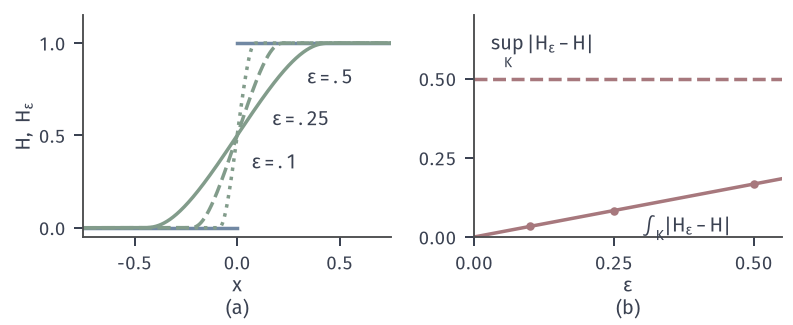

Write Python code to recreate this figure.
from pathlib import Path
import sys
ROOT = next(p for p in Path(__file__).resolve().parents if (p/'build.sh').is_file() and (p/'tex/book.tex').is_file())
sys.path.insert(0, str(ROOT/'figures/00-shared/mathematical-preliminaries-upper/00-shared/comprehension-figures'))
from support import figure, save, BLUE, GREEN, YELLOW, RED, PURPLE, INK, MUTED, GRID, BLUE_FILL, GREEN_FILL, YELLOW_FILL, RED_FILL, PURPLE_FILL
import numpy as np

def bump(t):
    """psi(t)=exp(-1/(1-t^2)) on |t|<1 and 0 elsewhere."""
    t = np.asarray(t, float); out = np.zeros_like(t); m = np.abs(t) < 1
    out[m] = np.exp(-1/(1-t[m]**2)); return out
C1 = 0.44399381623014  # integral of psi over [-1,1]
def rho(t, eps=1.0):
    """1-D mollifier rho_eps(t)=rho(t/eps)/eps."""
    return bump(np.asarray(t, float)/eps)/C1/eps
def mollify(fun, x, eps, n=4001):
    """f_eps(x)=int rho_eps(z) f(x-z) dz by the midpoint rule on [-eps,eps]."""
    z = (np.arange(n)+.5)/n*2*eps-eps; dz = 2*eps/n
    return np.array([np.sum(rho(z, eps)*fun(xi-z))*dz for xi in np.atleast_1d(x)])
def letters(fig, axes, y=.02):
    for ax, s in zip(axes, ['(a)', '(b)', '(c)']):
        p = ax.get_position(); fig.text((p.x0+p.x1)/2, y, s, ha='center', va='bottom')
M1 = 0.33445399770994083  # int |u| rho(u) du
fig, axes = figure(width_mm=112, height_mm=46, ncols=2)
fig.set_layout_engine(None); fig.subplots_adjust(left=.105, right=.985, top=.95, bottom=.27, wspace=.27)
H = lambda t: (np.asarray(t) > 0).astype(float)
a = axes[0]; x = np.linspace(-.75, .75, 601)
a.plot([-.75, 0], [0, 0], color=BLUE, lw=1.4); a.plot([0, .75], [1, 1], color=BLUE, lw=1.4)
for e, ls in zip([.5, .25, .1], ['-', '--', ':']):
    a.plot(x, mollify(H, x, e), color=GREEN, lw=1.4, ls=ls)
a.text(.34, .78, r'$\varepsilon=.5$', ha='left'); a.text(.17, .55, r'$\varepsilon=.25$', ha='left'); a.text(.07, .32, r'$\varepsilon=.1$', ha='left')
a.set_xlim(-.75, .75); a.set_ylim(-.05, 1.15); a.set_xticks([-.5, 0, .5]); a.set_yticks([0, .5, 1]); a.set_xlabel('$x$', labelpad=1); a.set_ylabel(r'$H,\ H_\varepsilon$', labelpad=2)
b = axes[1]; e = np.linspace(0, .55, 200)
b.plot(e, .5*np.ones_like(e), color=RED, lw=1.4, ls='--'); b.plot(e, M1*e, color=RED, lw=1.4)
pts = np.array([.1, .25, .5]); b.plot(pts, M1*pts, 'o', ms=3.4, color=RED, mew=0)
b.text(.03, .535, r'$\sup_K|H_\varepsilon-H|$', ha='left', va='bottom'); b.text(.3, .07, r'$\int_K|H_\varepsilon-H|$', ha='left', va='top')
b.set_xlim(0, .55); b.set_ylim(0, .7); b.set_xticks([0, .25, .5]); b.set_yticks([0, .25, .5]); b.set_xlabel(r'$\varepsilon$', labelpad=1)
letters(fig, axes)
save(fig, Path(__file__).resolve().parent, 'figure', {'formula': 'H_eps by midpoint rule; L1 error on K=[-1/2,1/2] equals eps*m1, m1=0.33445; sup error 1/2'})
